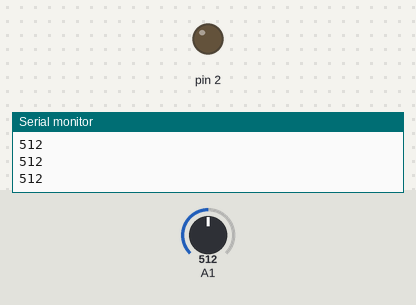
Simulated run of this sketch. Board: Arduino Uno, built with avr-gcc and run on an emulated ATmega328P. Parts: output pins drawn as LEDs (lit = HIGH), the last lines printed to the serial monitor. Inputs (shaded band) come from the test bench; at power-on: A1 = 512.

Above: at 1.2 s.
1.3 s: A1 set to 716
At 1.9 s:
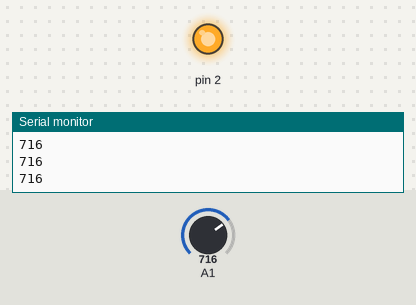
2.8 s: A1 set to 2
4.3 s: A1 set to 0
At 5.3 s:
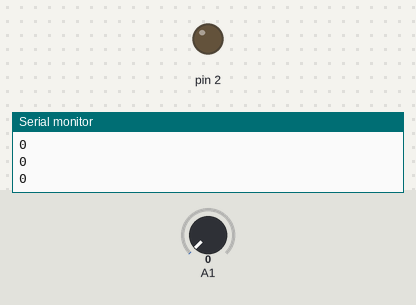
5.8 s: A1 set to 122
At 6.5 s:
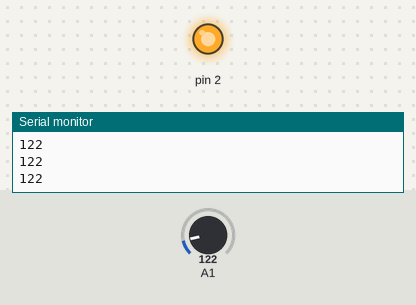
Timing chart, 0 to 8.3 s (numbered marks = the images above; inputs shaded):
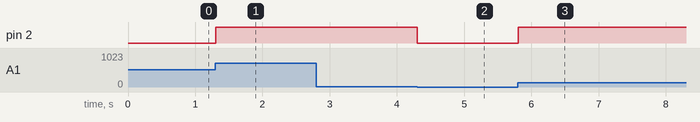

Measured:
- the behaviour switches between 1 and 0 on A1 (found by bisection; images 1 and 2)
- after the input at 1.3 s, pin 2: LOW → HIGH at once
- after the input at 4.3 s, pin 2: HIGH → LOW at once
- after the input at 5.8 s, pin 2: LOW → HIGH at once

The sketch:

Potentialmeter.ino
```cpp
int led1=2;
int pot=A1;
void setup() {
     pinMode(2,OUTPUT);
     pinMode(A1,INPUT);
     Serial.begin(9600);
}
void loop() {
     int potvalues=analogRead(A1);
     Serial.println(potvalues);
     {
      digitalWrite(2,potvalues);
     }

}
```
